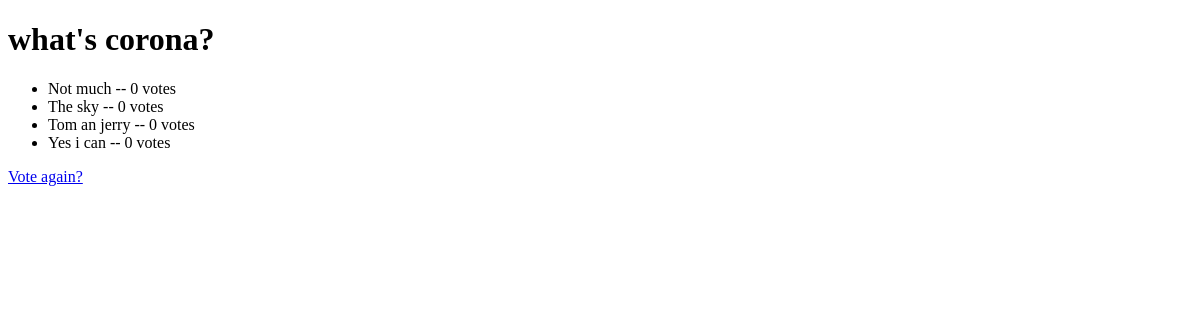
/polls/1/results/, run on an earlier commit of the app's database.
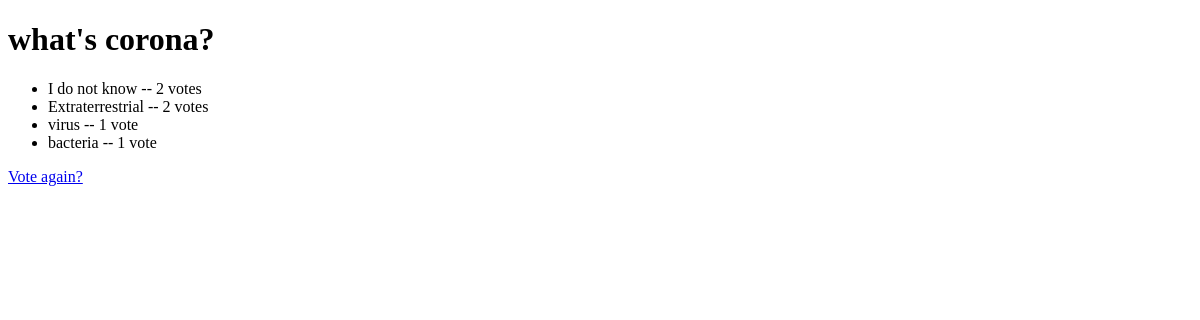
And on a later commit of the database.
### polls/models.py (models this page shows, shortened)
class Question(models.Model):
    question_text = models.CharField(max_length=200)
    date_published = models.DateTimeField('date published')

class Choice(models.Model):
    question = models.ForeignKey(Question, on_delete=models.CASCADE)
    choice_text = models.CharField(max_length=200)
    votes = models.IntegerField(default=0)

### polls/views.py (the view)
# urls.py: path('<int:question_id>/results/',views.results,name="results"),
def results(request,question_id):
    question = get_object_or_404(Question,pk=question_id)
    return render(request,"polls/results.html", {'question':question})

### polls/templates/polls/results.html (shortened to what this page needs)
<!DOCTYPE html>
<html lang="en">
<head>
</head>
<body>
    <h1>{{ question.question_text }}</h1>
<ul>
{% for choice in question.choice_set.all %}
    <li>{{ choice.choice_text }} -- {{ choice.votes }} vote{{ choice.votes|pluralize }}</li>
{% endfor %}
</ul>
<a href="{% url 'polls:detail' question.id %}">Vote again?</a>
</body>
</html>

What changed in the data, as far as the page shows it:
changed Choice: choice_text "Not much" → "I do not know"; votes "0" → "2"
changed Choice: choice_text "The sky" → "Extraterrestrial"; votes "0" → "2"
changed Choice: choice_text "Tom an jerry" → "virus"; votes "0" → "1"
changed Choice: choice_text "Yes i can" → "bacteria"; votes "0" → "1"
